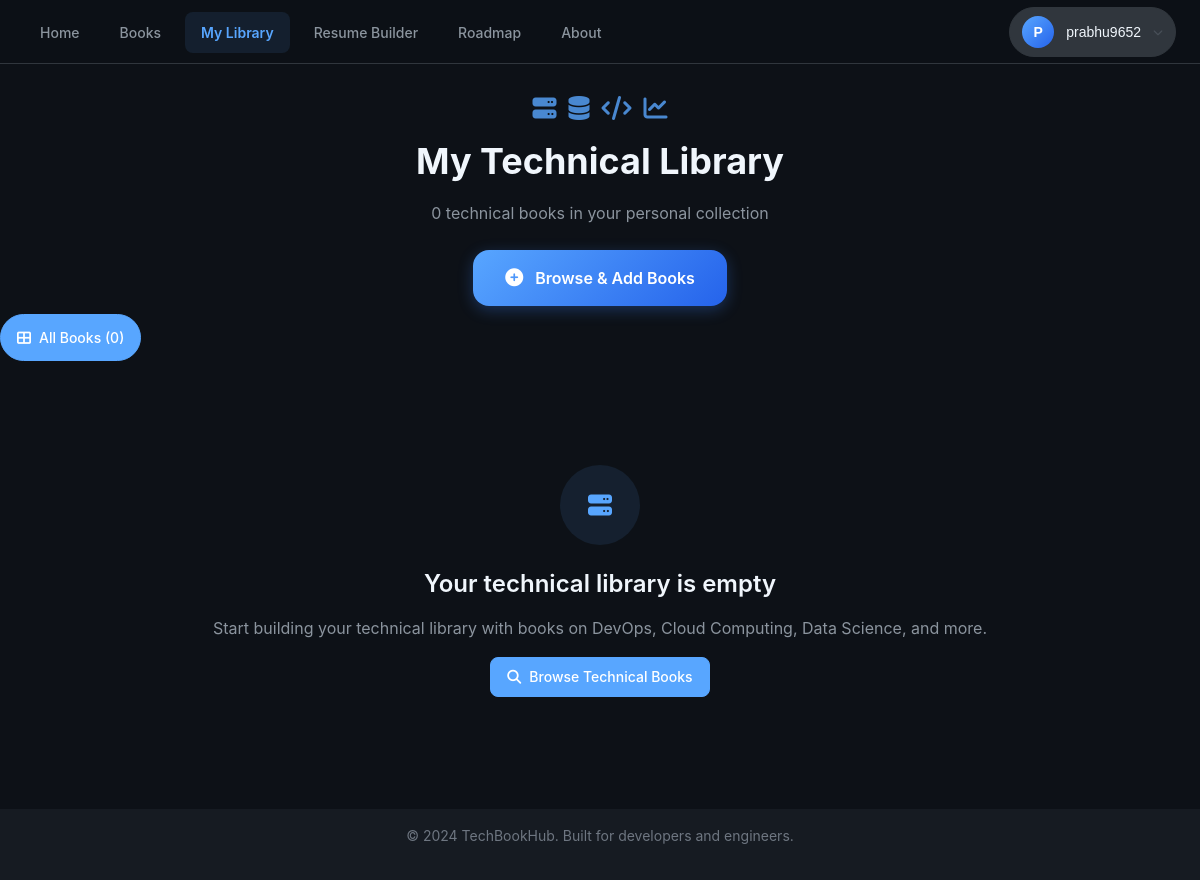
Before: /library/ (signed in) with the older database file.
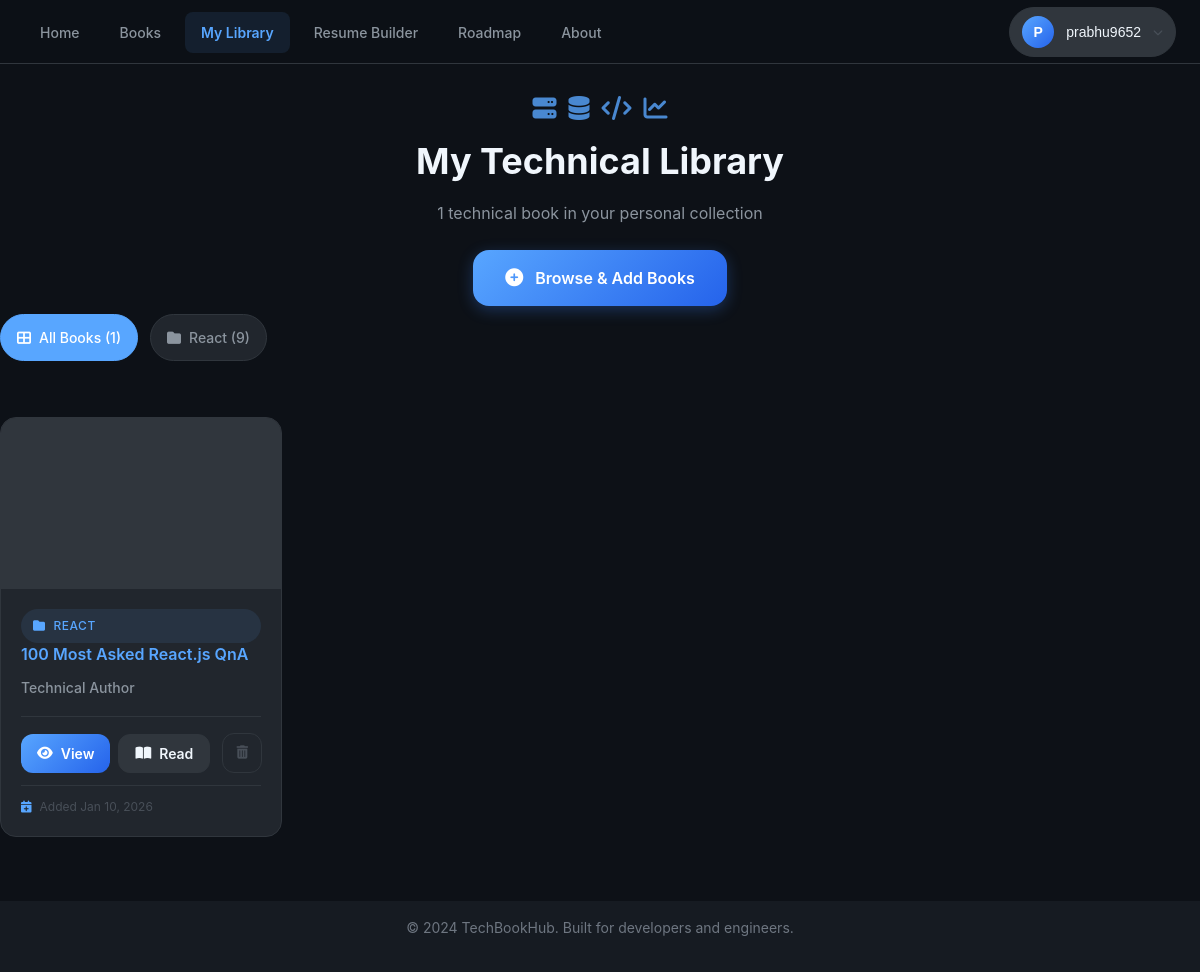
After: the same page with the newer database file.
### books/models.py (models this page shows, shortened)
class Category(models.Model):
    name = models.CharField(max_length=100, unique=True)
    slug = models.SlugField(max_length=100, unique=True)
    description = models.TextField(blank=True, default='')
    parent = models.ForeignKey('self', on_delete=models.CASCADE, null=True, blank=True, related_name='subcategories')
    class Meta:
        verbose_name_plural = 'Categories'

class Book(models.Model):
    id = models.AutoField(primary_key=True)
    name = models.CharField(max_length=255)
    price = models.IntegerField()
    description = models.TextField()
    author = models.CharField(max_length=255, blank=True, default='')
    cover_image = models.ImageField(upload_to='book_images/', null=True, blank=True)
    pdf = models.FileField(upload_to='book_pdfs/', null=True, blank=True)
    category = models.ForeignKey(Category, on_delete=models.SET_NULL, null=True, blank=True, related_name='books')
    @property
    def cover(self):
        return self.cover_image

### library/models.py (models this page shows, shortened)
class UserLibrary(models.Model):
    user = models.ForeignKey(User, on_delete=models.CASCADE, related_name='library_books')
    book = models.ForeignKey(Book, on_delete=models.CASCADE)
    added_date = models.DateTimeField(auto_now_add=True)
    class Meta:
        unique_together = ('user', 'book')
        ordering = ['-added_date']

### library/views.py (the view)
# urls.py: path('', views.index, name='books.index'),
@require_content_access(redirect_url='accounts.access_denied')
def index(request):
    category_slug = request.GET.get('category')
    library_books = UserLibrary.objects.filter(user=request.user).select_related('book', 'book__category')
    if category_slug:
        if category_slug == 'uncategorized':
            library_books = library_books.filter(book__category__isnull=True)
        else:
            category = get_object_or_404(Category, slug=category_slug)
            library_books = library_books.filter(book__category=category)
    categories_with_books = Category.objects.filter(
        books__userlibrary__user=request.user
    ).distinct().order_by('name')
    uncategorized_count = library_books.filter(book__category__isnull=True).count()
    access_context = get_user_access_context(request.user)
    template_data = {
        'title': 'My Library',
        'library_books': library_books,
        'categories': categories_with_books,
        'uncategorized_count': uncategorized_count,
        'current_category': category_slug,
        'total_books': library_books.count(),
        'access_context': access_context
    }
    return render(request, 'library/index.html', {'template_data': template_data})

### accounts/access_control.py (called while the page is built, shortened)
def get_client_ip(request):
    x_forwarded_for = request.META.get('HTTP_X_FORWARDED_FOR')
    if x_forwarded_for:
        ip = x_forwarded_for.split(',')[0]
    else:
        ip = request.META.get('REMOTE_ADDR')
    return ip

def log_access_attempt(user, action, request, resource_id='', resource_type='', notes=''):
    AccessLog.objects.create(
        user=user,
        action=action,
        ip_address=get_client_ip(request),
        user_agent=request.META.get('HTTP_USER_AGENT', ''),
        resource_id=str(resource_id),
        resource_type=resource_type,
        notes=notes
    )

def user_has_content_access(user):
    if not user or not user.is_authenticated:
        return False
    if user.is_superuser or user.is_staff:
        return True

### accounts/context_processors.py (called while the page is built, shortened)
def access_control_context(request):
    try:
        if hasattr(request, 'user') and request.user and request.user.is_authenticated:
            return {
                'access_context': get_user_access_context(request.user)
            }
    except Exception as e:
        import logging
        logger = logging.getLogger(__name__)
        logger.error(f"Error in access_control_context: {e}")

### library/templates/library/index.html (shortened to what the changed rows need)
{% extends 'base.html' %}
{% load static %}
{% block content %}
<div class="container" style="padding: var(--space-8) 0;">
  <div class="text-center mb-12 animate-slide-down">
    <div class="d-flex justify-content-center gap-3 mb-4" style="opacity: 0.8;">
      <div class="animate-pulse animate-stagger-1">
      </div>
      <div class="animate-pulse animate-stagger-2">
      </div>
      <div class="animate-pulse animate-stagger-3">
      </div>
      <div class="animate-pulse animate-stagger-4">
      </div>
    </div>
    <h1 class="mb-4">My Technical Library</h1>
    <p class="text-secondary mb-6">
      {{ template_data.total_books }} technical book{{ template_data.total_books|pluralize }} in your personal collection
    </p>
    <div class="d-flex justify-content-center gap-3">
      <a href="{% url 'books.index' %}" class="add-books-btn">
      </a>
    </div>
  </div>
  <div class="category-navigation mb-10">
    <div class="category-scroll">
      <a href="{% url 'library.index' %}"
         class="category-chip {% if not template_data.current_category %}active{% endif %}">
        <i class="fas fa-th-large"></i>
        <span>All Books ({{ template_data.total_books }})</span>
      </a>
      {% for category in template_data.categories %}
        <a href="{% url 'library.index' %}?category={{ category.slug }}"
           class="category-chip {% if template_data.current_category == category.slug %}active{% endif %}">
          {% if category.slug == 'devops' %}
            <i class="fas fa-cogs"></i>
          {% elif category.slug == 'cloud-computing' %}
            <i class="fas fa-cloud"></i>
          {% elif category.slug == 'data-science' %}
            <i class="fas fa-chart-bar"></i>
          {% elif category.slug == 'machine-learning' %}
            <i class="fas fa-brain"></i>
          {% elif category.slug == 'software-development' %}
            <i class="fas fa-code"></i>
          {% elif category.slug == 'observability' %}
            <i class="fas fa-eye"></i>
          {% elif category.slug == 'databases' %}
            <i class="fas fa-database"></i>
          {% else %}
            <i class="fas fa-folder"></i>
          {% endif %}
          <span>{{ category.name }} ({{ category.books.count }})</span>
        </a>
      {% endfor %}
    </div>
  </div>
  <div class="books-section">
    {% if template_data.library_books %}
      <div class="books-grid">
        {% for library_item in template_data.library_books %}
          <div class="book-card library-book-card animate-slide-up animate-stagger-{{ forloop.counter0|add:1 }}"
               data-category="{{ library_item.book.category.slug|default:'uncategorized' }}"
               data-book-id="{{ library_item.book.id }}">
            <div class="book-cover">
              {% if library_item.book.cover %}
                <img src="{{ library_item.book.cover.url }}"
                     alt="{{ library_item.book.name }}"
                     loading="lazy"
                     decoding="async"
                     fetchpriority="{% if forloop.counter <= 4 %}high{% else %}low{% endif %}">
              {% else %}
                <div class="book-cover-placeholder">
                  <i class="fas fa-file-pdf"></i>
                  <span>Technical Book</span>
                </div>
              {% endif %}
            </div>
            <div class="book-info">
              {% if library_item.book.category %}
                <div class="book-category">
                  {% if library_item.book.category.slug == 'devops' %}
                    <i class="fas fa-cogs"></i>
                  {% elif library_item.book.category.slug == 'cloud-computing' %}
                    <i class="fas fa-cloud"></i>
                  {% elif library_item.book.category.slug == 'data-science' %}
                    <i class="fas fa-chart-bar"></i>
                  {% elif library_item.book.category.slug == 'machine-learning' %}
                    <i class="fas fa-brain"></i>
                  {% elif library_item.book.category.slug == 'software-development' %}
                    <i class="fas fa-code"></i>
                  {% elif library_item.book.category.slug == 'observability' %}
                    <i class="fas fa-eye"></i>
                  {% elif library_item.book.category.slug == 'databases' %}
                    <i class="fas fa-database"></i>
                  {% else %}
                    <i class="fas fa-folder"></i>
                  {% endif %}
                  {{ library_item.book.category.name }}
                </div>
              {% endif %}
              <h3 class="book-title">
                <a href="{% url 'books.show' library_item.book.id %}">
                  {{ library_item.book.name }}
                </a>
              </h3>
              <p class="book-author">
                {{ library_item.book.author|default:"Technical Author" }}
              </p>
              <div class="library-book-actions">
                <div class="primary-book-actions">
                  <a href="{% url 'books.show' library_item.book.id %}" class="library-action-btn view-btn">
                    <i class="fas fa-eye"></i>
                    <span>View</span>
                  </a>
                  {% if library_item.book.pdf %}
                    <a href="{% url 'books.view' library_item.book.id %}" class="library-action-btn read-btn" target="_blank">
                      <i class="fas fa-book-open"></i>
                      <span>Read</span>
                    </a>
                  {% endif %}
                </div>
                <button type="button" class="library-remove-btn-enhanced"
                        data-book-id="{{ library_item.book.id }}"
                        data-book-title="{{ library_item.book.name }}"
                        title="Remove from library">
                  <i class="fas fa-trash-alt"></i>
                </button>
              </div>
              <div class="library-added-date">
                <i class="fas fa-calendar-plus"></i>
                <span>Added {{ library_item.added_date|date:"M d, Y" }}</span>
              </div>
            </div>
          </div>
        {% endfor %}
      </div>
    {% else %}
      <div class="empty-state">
        <div class="empty-icon">
          <i class="fas fa-server"></i>
        </div>
        <h3>Your technical library is empty</h3>
        <p>
          {% if template_data.current_category %}
            No technical books in this category yet. Browse our collection to add books to your library.
          {% else %}
            Start building your technical library with books on DevOps, Cloud Computing, Data Science, and more.
          {% endif %}
        </p>
        <a href="{% url 'books.index' %}" class="btn btn-primary">
          <i class="fas fa-search"></i>
          Browse Technical Books
        </a>
      </div>
    {% endif %}
  </div>
</div>
{% endblock content %}

Changed rows visible on the page:
now on this page (row unchanged): Category: slug "react" (drawn), name "React", books.count "9"
added UserLibrary: book.cover (picture), book.category.name "REACT", book.name "100 Most Asked React.js QnA", book.author "Technical Author", shows "Read", added_date "Jan 10, 2026"
Other visible differences:
{{ template_data.total_books }}: "0" → "1"
text no longer shown: "Your technical library is empty Start building your technical library with books on DevOps, Cloud Computing, Data Science, and more. Browse Technical Books"
